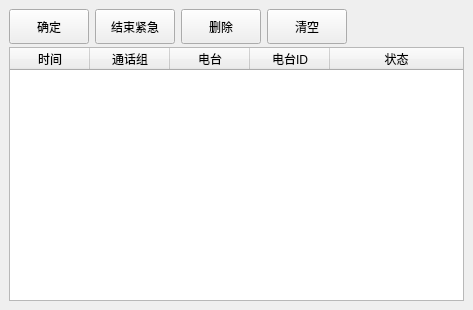
<?xml version="1.0" encoding="UTF-8"?>
<ui version="4.0">
 <class>CEmergencyCallWidget</class>
 <widget class="QWidget" name="CEmergencyCallWidget">
  <property name="geometry">
   <rect>
    <x>0</x>
    <y>0</y>
    <width>473</width>
    <height>310</height>
   </rect>
  </property>
  <property name="windowTitle">
   <string>CEmergencyCallWidget</string>
  </property>
  <layout class="QVBoxLayout" name="verticalLayout">
   <property name="spacing">
    <number>3</number>
   </property>
   <property name="leftMargin">
    <number>9</number>
   </property>
   <property name="topMargin">
    <number>9</number>
   </property>
   <property name="rightMargin">
    <number>9</number>
   </property>
   <property name="bottomMargin">
    <number>9</number>
   </property>
   <item>
    <widget class="QWidget" name="widget" native="true">
     <layout class="QHBoxLayout" name="horizontalLayout">
      <property name="spacing">
       <number>6</number>
      </property>
      <property name="leftMargin">
       <number>0</number>
      </property>
      <property name="topMargin">
       <number>0</number>
      </property>
      <property name="rightMargin">
       <number>0</number>
      </property>
      <property name="bottomMargin">
       <number>0</number>
      </property>
      <item>
       <widget class="QToolButton" name="toolButton">
        <property name="minimumSize">
         <size>
          <width>80</width>
          <height>35</height>
         </size>
        </property>
        <property name="text">
         <string>确定</string>
        </property>
       </widget>
      </item>
      <item>
       <widget class="QToolButton" name="toolButton_2">
        <property name="minimumSize">
         <size>
          <width>80</width>
          <height>35</height>
         </size>
        </property>
        <property name="text">
         <string>结束紧急</string>
        </property>
       </widget>
      </item>
      <item>
       <widget class="QToolButton" name="toolButton_3">
        <property name="minimumSize">
         <size>
          <width>80</width>
          <height>35</height>
         </size>
        </property>
        <property name="text">
         <string>删除</string>
        </property>
       </widget>
      </item>
      <item>
       <widget class="QToolButton" name="toolButton_4">
        <property name="minimumSize">
         <size>
          <width>80</width>
          <height>35</height>
         </size>
        </property>
        <property name="text">
         <string>清空</string>
        </property>
       </widget>
      </item>
      <item>
       <spacer name="horizontalSpacer">
        <property name="orientation">
         <enum>Qt::Horizontal</enum>
        </property>
        <property name="sizeHint" stdset="0">
         <size>
          <width>108</width>
          <height>20</height>
         </size>
        </property>
       </spacer>
      </item>
     </layout>
    </widget>
   </item>
   <item>
    <widget class="QTableWidget" name="tableWidget">
     <attribute name="horizontalHeaderDefaultSectionSize">
      <number>80</number>
     </attribute>
     <attribute name="horizontalHeaderStretchLastSection">
      <bool>true</bool>
     </attribute>
     <attribute name="verticalHeaderStretchLastSection">
      <bool>false</bool>
     </attribute>
     <column>
      <property name="text">
       <string>时间</string>
      </property>
     </column>
     <column>
      <property name="text">
       <string>通话组</string>
      </property>
     </column>
     <column>
      <property name="text">
       <string>电台</string>
      </property>
     </column>
     <column>
      <property name="text">
       <string>电台ID</string>
      </property>
     </column>
     <column>
      <property name="text">
       <string>状态</string>
      </property>
     </column>
    </widget>
   </item>
  </layout>
 </widget>
 <layoutdefault spacing="6" margin="11"/>
 <resources/>
 <connections/>
</ui>
